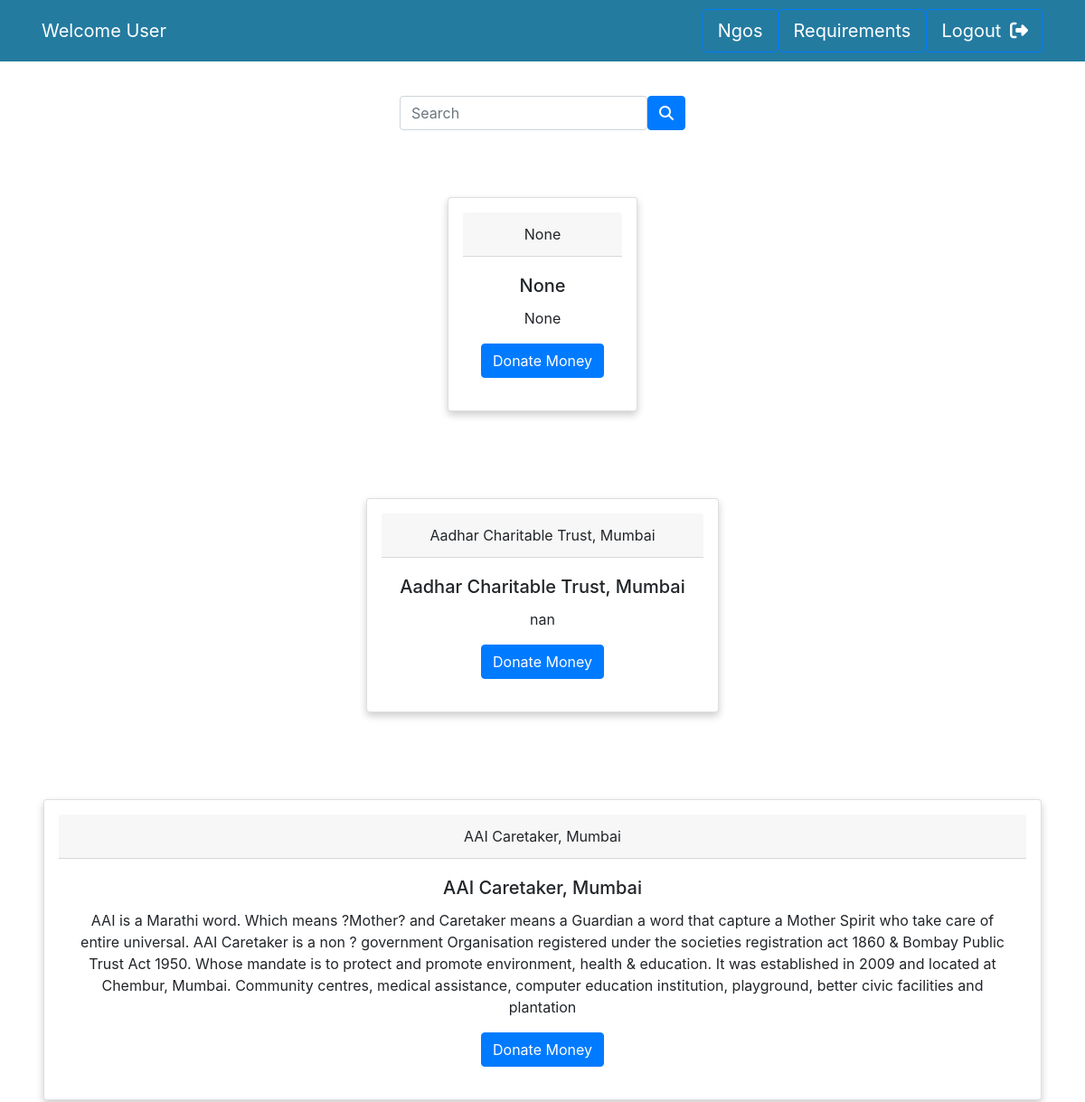
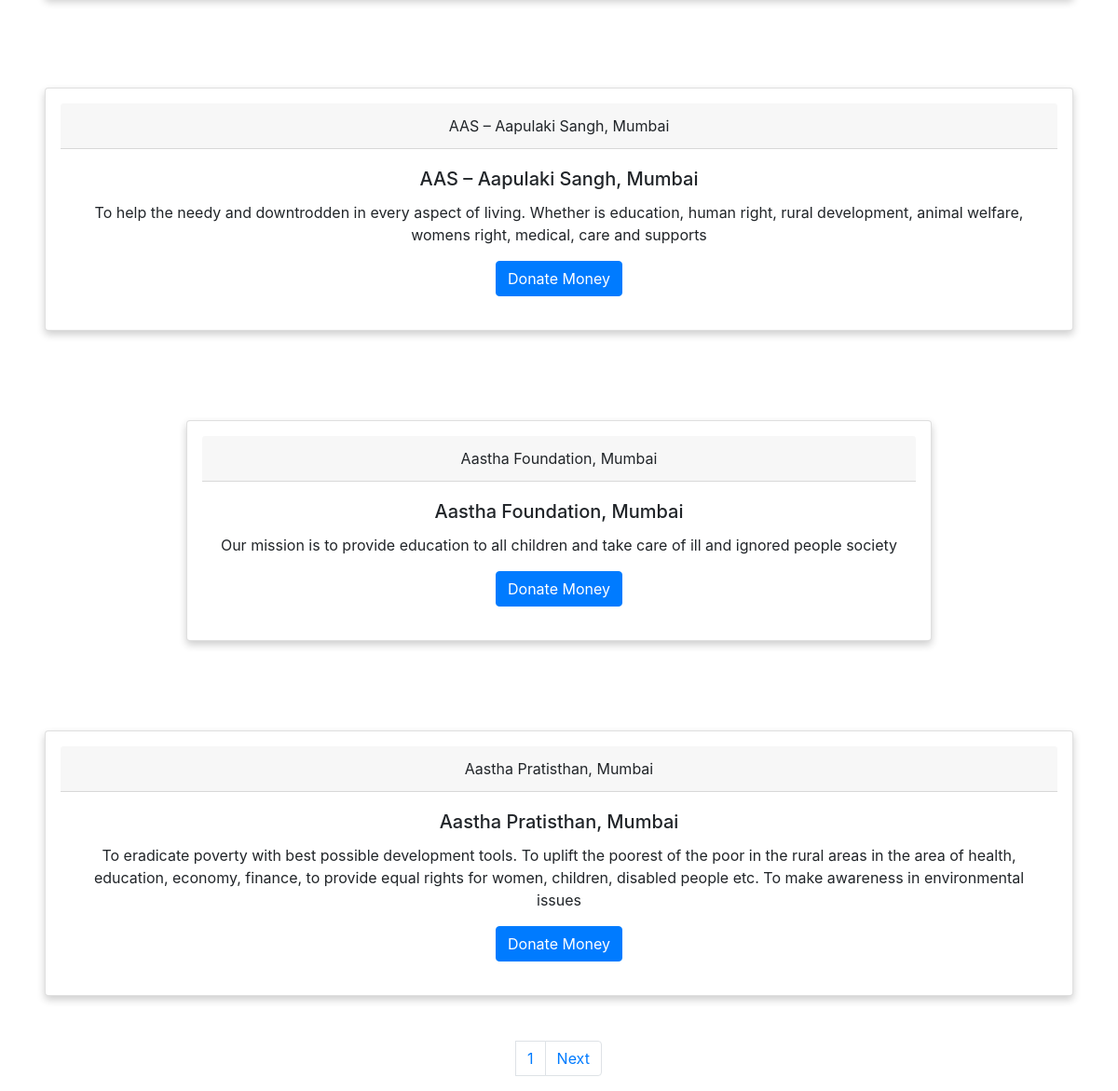
The app's page /main/ngo_list/ with its own data (2 pictures, top to bottom).
### login/models.py (models this page shows)
class Ngo(models.Model):
    ngo_name = models.CharField(max_length=200, null=True)
    user = models.OneToOneField(
        User, on_delete=models.CASCADE, primary_key=True, unique=True)
    contact_number = models.IntegerField(null=True)
    email = models.EmailField(max_length=200, null=True)
    address = models.CharField(max_length=500, null=True)
    state = models.CharField(max_length=200, null=True)
    aim = models.CharField(max_length=200, blank=True, null=True)
    city = models.CharField(max_length=200, blank=True, null=True)
    logo = models.ImageField(null=True, blank=True, default='ngo.jpg')
    def __str__(self):
        return str(self.ngo_name)

### main/views.py (the view)
# urls.py: path('ngo_list/', views.ngo_list, name='ngo_list'),
def ngo_list(request):
    ngos = Ngo.objects.all()
    user = request.user.id
    paginator = Paginator(ngos, 6)
    page = request.GET.get('page')
    try:
        posts = paginator.page(page)
    except PageNotAnInteger:
        posts = paginator.page(1)
    except EmptyPage:
        posts = paginator.page(paginator.num_pages)
    context = {'posts':posts, 'page':page, 'user_id':user}
    return render(request, 'main/ngo.html', context)

### main/templates/main/ngo.html (shortened to what this page needs)
te{% load static %}
<!DOCTYPE html>
<html lang="en">
<head>
    <link rel="stylesheet" href="https://stackpath.bootstrapcdn.com/bootstrap/4.5.2/css/bootstrap.min.css"
>
    <link rel="stylesheet" href="https://cdnjs.cloudflare.com/ajax/libs/animate.css/4.1.1/animate.min.css" />
    <link rel="stylesheet" href="{% static 'css/user.css' %}">
</head>
<body>
    <nav class="navbar navbar-expand-lg navbar-light nav-bg fixed-top py-2" id="mainNav">
        <div class='container'>
            <a class="navbar-brand text-white" href="#">Welcome User</a>
            <div class="collapse navbar-collapse" id="myNavbar">
                <ul class="navbar-nav ml-auto my-2 my-lg-0">
                    <li class="nav-item text-white"><button class="btn btn-outline-primary btn-lg"><a class="text-white">Ngos</a></button></li>
                    <li class="nav-item text-white"><button class="btn btn-outline-primary btn-lg"><a class="text-white" href="{% url 'main:user' user_id %}">Requirements</a></button></li>
                    <li class="nav-item text-white"><button class="btn btn-outline-primary btn-lg">
                            <a href='{% url "logout" %}' class="text-white">
                                Logout
                                <i class="fa fa-sign-out ml-1" aria-hidden="true"></i>
                            </a>
                        </button></li>
                </ul>
            </div>
        </div>
    </nav>
    <div class="d-flex justify-content-center mt-2">
        <div class="container col-md-6">
            <div class="input-group mt-5 justify-content-center p-4">
                <div class="form-outline">
                    <input type="search" id="form1" class="form-control" placeholder="Search"/>
                </div>
                <button id="butn" type="button" class="btn btn-primary">
                    <i class="fas fa-search"></i>
                </button>
            </div>
        </div>
    </div>
<html>
    {% for ngo in posts %}
    <div class=" d-flex justify-content-center">
        <div class="card text-center m-5 mt-2 p-3">
            <div class="card-header">
                {{ngo}}
            </div>
            <div class="card-body">
                <h5 class="card-title">{{ngo}}</h5>
                <p class="card-text">{{ngo.aim}}</p>
                <div id="donate-button" href="#" class="btn btn-primary">Donate Money</div>
            </div>
        </div>
    </div>
    {% endfor %}
    <nav aria-label="Page navigation example">
        <ul class="pagination justify-content-center">
            <li class="page-item page-link">{{posts.number}}</li>
            {% if posts.has_next %}
            <li class="page-item"><a class="page-link" href="?page={{posts.next_page_number}}">Next</a></li>
            {% endif %}
        </ul>
    </nav>
</body>

### static/css/user.css (style rules this page uses)
.card { box-shadow: 0 4px 8px 0 rgba(0,0,0,0.2); transition: 0.3s; }
.container { padding: 2px 16px; }

### main/templates/main/ngo.html (style rules this page uses)
.nav-bg { background: #247ba0; }

### records on screen
Ngo: ngo_name "None", aim "None"
Ngo: ngo_name "Aadhar Charitable Trust, Mumbai", aim "nan"
Ngo: ngo_name "AAI Caretaker, Mumbai", aim "AAI is a Marathi word. Which means ?Mother? and Caretaker means a Guardian a word that capture a Mother Spirit who take care of entire universal. AAI Caretaker is a non ? government Organisation registered under the societies registration act 1860 & Bombay Public Trust Act 1950. Whose mandate is to protect and promote environment, health & education. It was established in 2009 and located at Chembur, Mumbai. Community centres, medical assistance, computer education institution, playground, better civic facilities and plantation"
Ngo: ngo_name "AAS – Aapulaki Sangh, Mumbai", aim "To help the needy and downtrodden in every aspect of living. Whether is education, human right, rural development, animal welfare, womens right, medical, care and supports"
Ngo: ngo_name "Aastha Foundation, Mumbai", aim "Our mission is to provide education to all children and take care of ill and ignored people society"
Ngo: ngo_name "Aastha Pratisthan, Mumbai", aim "To eradicate poverty with best possible development tools. To uplift the poorest of the poor in the rural areas in the area of health, education, economy, finance, to provide equal rights for women, children, disabled people etc. To make awareness in environmental issues"

### other values on screen
{{ posts.number }} "1"
